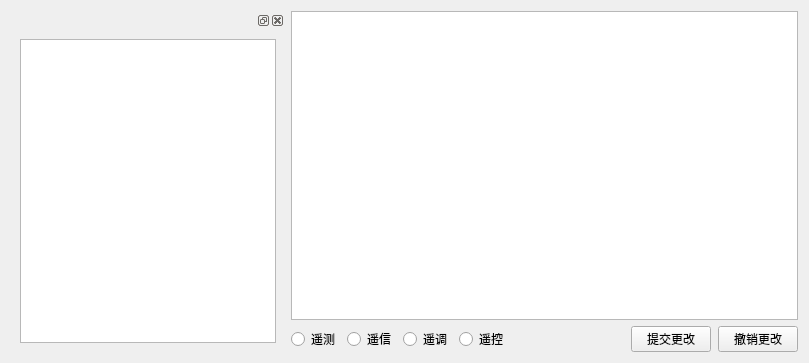
<?xml version="1.0" encoding="UTF-8"?>
<ui version="4.0">
 <class>dialog_Mychannelmanage</class>
 <widget class="QWidget" name="dialog_Mychannelmanage">
  <property name="geometry">
   <rect>
    <x>0</x>
    <y>0</y>
    <width>809</width>
    <height>363</height>
   </rect>
  </property>
  <property name="sizePolicy">
   <sizepolicy hsizetype="Expanding" vsizetype="Expanding">
    <horstretch>0</horstretch>
    <verstretch>0</verstretch>
   </sizepolicy>
  </property>
  <property name="contextMenuPolicy">
   <enum>Qt::CustomContextMenu</enum>
  </property>
  <property name="windowTitle">
   <string>设备端口管理</string>
  </property>
  <layout class="QGridLayout" name="gridLayout">
   <item row="0" column="1">
    <layout class="QHBoxLayout" name="horizontalLayout_2">
     <item>
      <widget class="QDockWidget" name="dockWidget">
       <property name="sizePolicy">
        <sizepolicy hsizetype="Fixed" vsizetype="Expanding">
         <horstretch>0</horstretch>
         <verstretch>0</verstretch>
        </sizepolicy>
       </property>
       <property name="minimumSize">
        <size>
         <width>226</width>
         <height>121</height>
        </size>
       </property>
       <property name="floating">
        <bool>false</bool>
       </property>
       <widget class="QWidget" name="dockWidgetContents">
        <property name="sizePolicy">
         <sizepolicy hsizetype="Expanding" vsizetype="Expanding">
          <horstretch>0</horstretch>
          <verstretch>0</verstretch>
         </sizepolicy>
        </property>
        <layout class="QHBoxLayout" name="horizontalLayout_4">
         <item>
          <widget class="QTreeWidget" name="treeWidget">
           <property name="sizePolicy">
            <sizepolicy hsizetype="Fixed" vsizetype="Expanding">
             <horstretch>0</horstretch>
             <verstretch>0</verstretch>
            </sizepolicy>
           </property>
           <property name="minimumSize">
            <size>
             <width>200</width>
             <height>0</height>
            </size>
           </property>
           <attribute name="headerVisible">
            <bool>false</bool>
           </attribute>
           <attribute name="headerDefaultSectionSize">
            <number>150</number>
           </attribute>
           <column>
            <property name="text">
             <string notr="true">1</string>
            </property>
           </column>
          </widget>
         </item>
        </layout>
       </widget>
      </widget>
     </item>
     <item>
      <layout class="QVBoxLayout" name="verticalLayout">
       <item>
        <widget class="QTableView" name="tableView_TerminalChannel">
         <property name="sizePolicy">
          <sizepolicy hsizetype="Expanding" vsizetype="Expanding">
           <horstretch>0</horstretch>
           <verstretch>0</verstretch>
          </sizepolicy>
         </property>
         <property name="minimumSize">
          <size>
           <width>400</width>
           <height>0</height>
          </size>
         </property>
         <property name="focusPolicy">
          <enum>Qt::ClickFocus</enum>
         </property>
        </widget>
       </item>
       <item>
        <layout class="QHBoxLayout" name="horizontalLayout">
         <property name="spacing">
          <number>7</number>
         </property>
         <item>
          <widget class="QRadioButton" name="radioButton">
           <property name="text">
            <string>遥测</string>
           </property>
           <property name="checkable">
            <bool>true</bool>
           </property>
          </widget>
         </item>
         <item>
          <widget class="QRadioButton" name="radioButton_2">
           <property name="text">
            <string>遥信</string>
           </property>
           <property name="checkable">
            <bool>true</bool>
           </property>
          </widget>
         </item>
         <item>
          <widget class="QRadioButton" name="radioButton_4">
           <property name="text">
            <string>遥调</string>
           </property>
           <property name="checkable">
            <bool>true</bool>
           </property>
          </widget>
         </item>
         <item>
          <widget class="QRadioButton" name="radioButton_3">
           <property name="text">
            <string>遥控</string>
           </property>
           <property name="checkable">
            <bool>true</bool>
           </property>
          </widget>
         </item>
         <item>
          <spacer name="horizontalSpacer">
           <property name="orientation">
            <enum>Qt::Horizontal</enum>
           </property>
           <property name="sizeHint" stdset="0">
            <size>
             <width>40</width>
             <height>20</height>
            </size>
           </property>
          </spacer>
         </item>
         <item>
          <widget class="QPushButton" name="pushButton_sumit">
           <property name="text">
            <string>提交更改</string>
           </property>
           <property name="autoDefault">
            <bool>false</bool>
           </property>
          </widget>
         </item>
         <item>
          <widget class="QPushButton" name="pushButton_re">
           <property name="text">
            <string>撤销更改</string>
           </property>
           <property name="autoDefault">
            <bool>false</bool>
           </property>
          </widget>
         </item>
        </layout>
       </item>
      </layout>
     </item>
    </layout>
   </item>
  </layout>
 </widget>
 <resources/>
 <connections/>
</ui>
